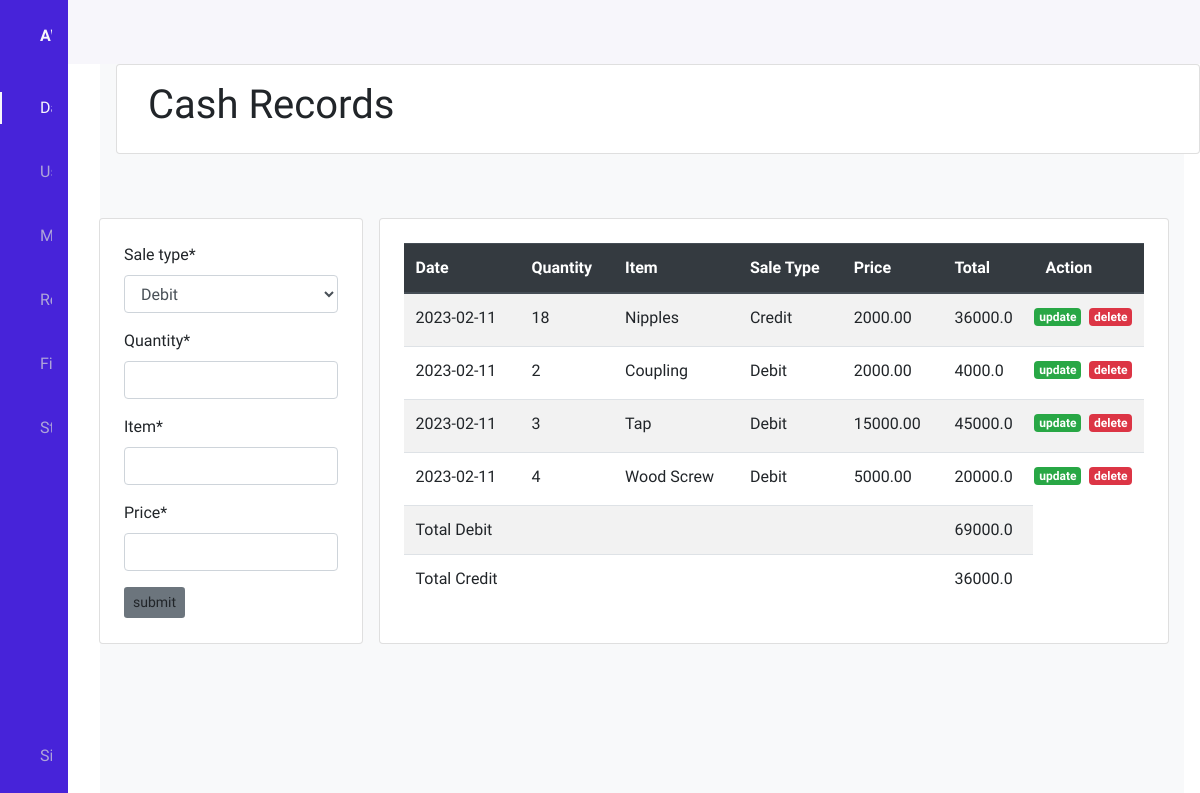
/cash_receipt/, run on the app's committed database.
### records/models.py (models this page shows, shortened)
class CashReceipt(models.Model):
    date = models.DateTimeField(auto_now_add=True)
    sale_type = models.CharField(max_length=8, choices=SALE_TYPE, default='Deb')
    quantity = models.IntegerField()
    item = models.CharField(max_length=255)
    price = models.DecimalField(max_digits=10, decimal_places=2)
    total = models.FloatField(default=0)

### records/views.py (the view)
# urls.py: path('cash_receipt/', views.add_cash, name='add_cash'),
def add_cash(request):
    sales = CashReceipt.objects.order_by('-date')[:5]
    form = CashReceiptForm()
    debit = CashReceipt.objects.filter(sale_type="Debit").aggregate(Sum('total'))['total__sum']
    credit = CashReceipt.objects.filter(sale_type="Credit").aggregate(Sum('total'))['total__sum']
    if request.method == 'POST':
        form = CashReceiptForm(request.POST)
        if form.is_valid():
            form.save()
    context = {'form':form, 'sales':sales, 'debit':debit, 'credit':credit}
    return render(request, 'records/add_cash.html', context)

### records/forms.py
class CashReceiptForm(forms.ModelForm):
    class Meta:
        model = CashReceipt
        fields = ['sale_type','quantity', 'item', 'price']

### records/templates/records/add_cash.html (shortened to what this page needs)
<!DOCTYPE html>
{% extends 'base.html' %} {% load crispy_forms_tags %}
    {% block header %}
    <div class="col card m-3">
      <h1 class="p-3">Cash Records</h1>
    </div>
    {% endblock header %} {% block content %}
    <div class="container py-5">
      <div class="d-flex justify-content-center">
        <div class="col-md-3 card p-4">
          <form method="POST" action="">
            {% csrf_token %} {{form|crispy}}
            <button class="btn btn-sm bg-secondary" type="submit">
              submit
            </button>
          </form>
        </div>
        <div class="col-md-9 card p-4 mx-3">
          <table class="table table-striped">
            <thead class="thead-dark">
              <tr>
                <th scope="col">Date</th>
                <th scope="col">Quantity</th>
                <th scope="col">Item</th>
                <th scope="col">Sale Type</th>
                <th scope="col">Price</th>
                <th scope="col">Total</th>
                <th scope="col">Action</th>
              </tr>
            </thead>
            <tbody>
              {% for sale in sales %}
              <tr>
                <td>{{ sale.date|date:"Y-m-d" }}</td>
                <td>{{ sale.quantity }}</td>
                <td>{{ sale.item }}</td>
                <td>{{ sale.sale_type }}</td>
                <td>{{ sale.price }}</td>
                <td>{{ sale.total }}</td>
                <td>
                  <div class="row">
                    <h6>
                      <a href="" class="badge badge-success mx-1">update</a>
                    </h6>
                    <h6>
                      <a href="" class="badge badge-danger mx-1">delete</a>
                    </h6>
                  </div>
                </td>
              </tr>
              {% endfor %}
              <tr>
                <td colspan="5">Total Debit</td>
                <td>{{ debit }}</td>
              </tr>
              <tr>
                <td colspan="5">Total Credit</td>
                <td>{{ credit }}</td>
              </tr>
            </tbody>
          </table>
        </div>
      </div>
    </div>
    {% endblock content %}

### static/css/main.css (style rules this page uses)
:root { --header-height: 3rem; --nav-width: 68px; --first-color: #4723d9; --first-color-light: #afa5d9; --white-color: #f7f6fb; --body-font: "Nunito", sans-serif; --normal-font-size: 1rem; --z-fixed: 100; }
body { position: relative; margin: var(--header-height) 0 0 0; padding: 0 1rem; font-family: var(--body-font); font-size: var(--normal-font-size); transition: 0.5s; }
a { text-decoration: none; }
@media screen and (min-width: 768px) { body { margin: calc(var(--header-height) + 1rem) 0 0 0; padding-left: calc(var(--nav-width) + 2rem); } }

### data on the page
CashReceipt: date "2023-02-11", quantity "18", item "Nipples", sale_type "Credit", price "2000.00", total "36000.0"
CashReceipt: date "2023-02-11", quantity "2", item "Coupling", sale_type "Debit", price "2000.00", total "4000.0"
CashReceipt: date "2023-02-11", quantity "3", item "Tap", sale_type "Debit", price "15000.00", total "45000.0"
CashReceipt: date "2023-02-11", quantity "4", item "Wood Screw", sale_type "Debit", price "5000.00", total "20000.0"

### other printed values
{{ debit }} "69000.0"
{{ credit }} "36000.0"
